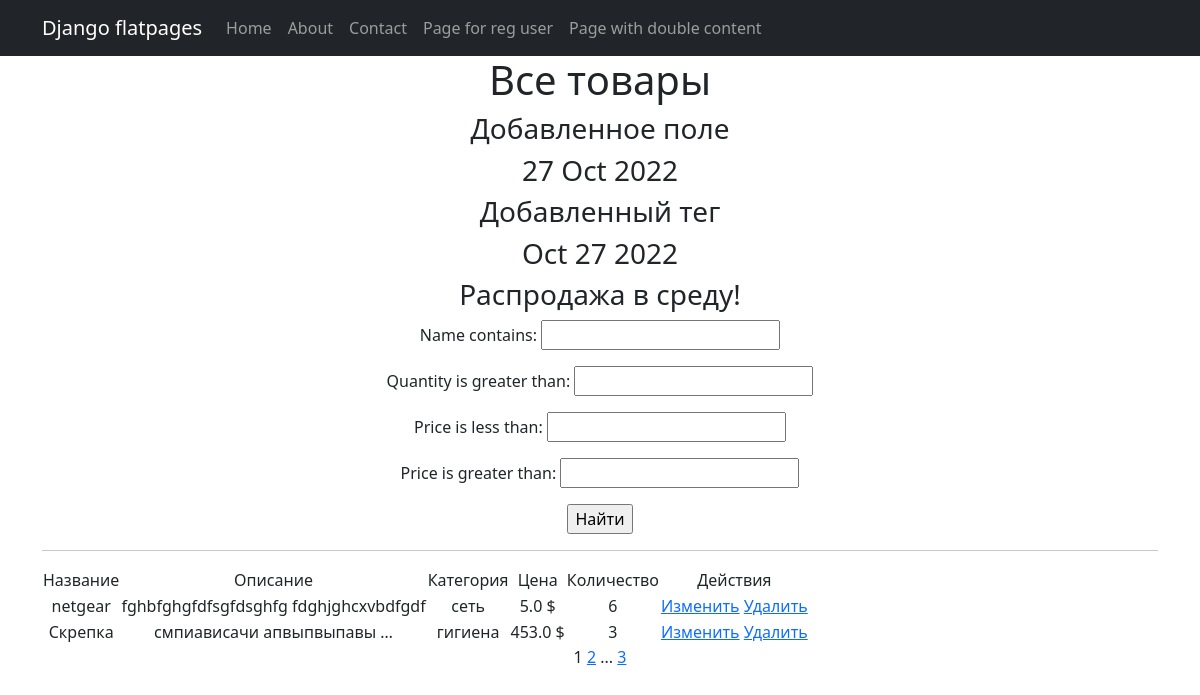
Screenshot of /products/ (signed in) with the database file from the repository.
### simpleapp/models.py (models this page shows, shortened)
class Product(models.Model):
    name = models.CharField(
        max_length=50,
        unique=True, # названия товаров не должны повторяться
    )
    description = models.TextField()
    quantity = models.IntegerField(
        validators=[MinValueValidator(0)],
    )
    category = models.ForeignKey(
        to='Category',
        on_delete=models.CASCADE,
        related_name='products', # все продукты в категории будут доступны через поле products
    )
    price = models.FloatField(
        validators=[MinValueValidator(0.0)],
    )

class Category(models.Model):
    name = models.CharField(max_length=100, unique=True)

### simpleapp/views.py (the view)
# urls.py: path('', ProductsList.as_view(), name='product_list'),
class ProductsList(ListView):
    model = Product
    ordering = 'name'
    template_name = 'products.html'
    context_object_name = 'products'
    paginate_by = 2
    def get_queryset(self):
        queryset = super().get_queryset()
        self.filterset = ProductFilter(self.request.GET, queryset)
        return self.filterset.qs
    def get_context_data(self, **kwargs):
        context = super().get_context_data(**kwargs)
        context['time_now'] = datetime.utcnow()
        context['next_sale'] = "Распродажа в среду!"
        context['filterset'] = self.filterset
        return context

### simpleapp/templatetags/custom_filters.py (called while the page is built)
@register.filter()
def currency(value, code='rub'):
    postfix = CURRENCIES_SYMBOLS[code]
    return f'{value} {postfix}'

### simpleapp/templatetags/custom_tags.py (called while the page is built)
@register.simple_tag()
def current_time(format_string='%b %d %Y'):
   return datetime.utcnow().strftime(format_string)

### templates/products.html (shortened to what this page needs)
{% extends 'flatpages/default.html' %}
{% load custom_filters %}
{% load custom_tags %}
{% block content %}
<h1>Все товары</h1>
   <h3>Добавленное поле</h3>
   <h3>{{ time_now|date:'d M Y' }}</h3>
   <h3>Добавленный тег</h3>
   <h3>{% current_time '%b %d %Y' %}</h3>
   <h3> {{ next_sale|default_if_none:"Чуть позже сообщим о распродаже!" }} </h3>
   <form action="" method="get">
       {{ filterset.form.as_p }}
       <input type="submit" value="Найти" />
   </form>
   <hr>
{% if products %}
<table>
    <tr>
        <td>Название</td>
        <td>Описание</td>
        <td>Категория</td>
        <td>Цена</td>
        <td>Количество</td>
        {% if perms.simpleapp.change_product or perms.simpleapp.delete_product %}
        <td>Действия</td>
        {% endif %}
    </tr>
    {% for product in products %}
    <tr>
        <td>{{ product.name }}</td>
        <td>{{ product.description|truncatewords:2 }}</td>
        <td>{{ product.category.name }}</td>
        <td>{{ product.price|currency:"usd" }}</td>
        <td>{{ product.quantity }}</td>
        <td>
            {% if perms.simpleapp.change_product %}
            <a href="{% url 'product_update' pk=product.id %}">Изменить</a>
            {% endif %}
            {% if perms.simpleapp.delete_product %}
            <a href="{% url 'product_delete' product.id %}">Удалить</a>
            {% endif %}
        </td>
    </tr>
    {% endfor %}
</table>
{% else %}
    <h2>Товаров нет!</h2>
{% endif %}
{{ page_obj.number }}
{% if page_obj.has_next %}
    <a href="?page={{ page_obj.next_page_number }}">{{ page_obj.next_page_number }}</a>
    {% if paginator.num_pages != page_obj.next_page_number %}
        ...
        <a href="?page={{ page_obj.paginator.num_pages }}">{{ page_obj.paginator.num_pages }}</a>
    {% endif %}
{% endif %}
{% endblock content %}

### rows the page displays
Product: name "netgear", description "fghbfghgfdfsgfdsghfg fdghjghcxvbdfgdf", category.name "сеть", price "5.0 $", quantity "6"
Product: name "Скрепка", description "смпиависачи апвыпвыпавы …", category.name "гигиена", price "453.0 $", quantity "3"

### other values shown
{{ time_now|date:'d M Y' }} "27 Oct 2022"
{{ next_sale|default_if_none:"Чуть позже сообщим о распродаже!" }} "Распродажа в среду!"
{{ page_obj.number }} "1"
{{ page_obj.next_page_number }} "2"
{{ page_obj.paginator.num_pages }} "3"
